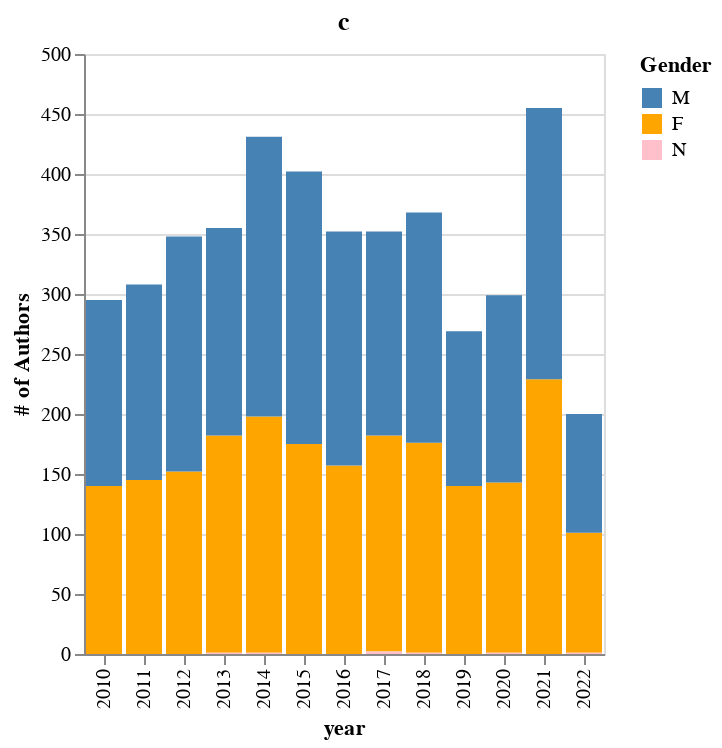

Notebook code cell kept with this figure:
### Code cell
# gender_ts['year'] = pd.to_datetime(gender_ts['year'], format='%Y')

gender_stack_chart = alt.Chart(gender_ts).mark_bar().encode(
    x = alt.X(
        'year:N',
        axis = alt.Axis(
            tickCount= 4,
            labelAngle = - 90
    )
    ),
    y = alt.Y(
        'sum(freq)',
        title = '# of Authors'
    ),
    color = alt.Color(
        'genderpred',
        title = 'Gender',
        scale = alt.Scale(
            domain = ['M', 'F', 'N'],
            range = ['steelblue', 'orange', 'pink']
        )
    )
).properties(
    title = 'c',
    height=300,
    width=260
)

gender_stack_chart

### Figure 1 — Vega-Lite specification as saved in the notebook (floating-point values rounded to 4 significant figures)
{"config": {"view": {"continuousWidth": 400, "continuousHeight": 300}}, "data": {"name": "data-9b1161baa97bc80ec7ffd523d558c8d4"}, "mark": "bar", "encoding": {"color": {"field": "genderpred", "scale": {"domain": ["M", "F", "N"], "range": ["steelblue", "orange", "pink"]}, "title": "Gender", "type": "nominal"}, "x": {"axis": {"labelAngle": -90, "tickCount": 4}, "field": "year", "type": "nominal"}, "y": {"aggregate": "sum", "field": "freq", "title": "# of Authors", "type": "quantitative"}}, "height": 300, "title": "c", "width": 260, "$schema": "https://vega.github.io/schema/vega-lite/v4.17.0.json", "datasets": {"data-9b1161baa97bc80ec7ffd523d558c8d4": [{"year": 2010, "genderpred": "F", "freq": 140, "year total": 295, "prop": 0.475}, {"year": 2010, "genderpred": "M", "freq": 155, "year total": 295, "prop": 0.525}, {"year": 2011, "genderpred": "F", "freq": 145, "year total": 308, "prop": 0.471}, {"year": 2011, "genderpred": "M", "freq": 163, "year total": 308, "prop": 0.529}, {"year": 2012, "genderpred": "F", "freq": 152, "year total": 348, "prop": 0.437}, {"year": 2012, "genderpred": "M", "freq": 196, "year total": 348, "prop": 0.563}, {"year": 2013, "genderpred": "F", "freq": 181, "year total": 355, "prop": 0.51}, {"year": 2013, "genderpred": "M", "freq": 173, "year total": 355, "prop": 0.487}, {"year": 2013, "genderpred": "N", "freq": 1, "year total": 355, "prop": 0.003}, {"year": 2014, "genderpred": "F", "freq": 197, "year total": 431, "prop": 0.457}, {"year": 2014, "genderpred": "M", "freq": 233, "year total": 431, "prop": 0.541}, {"year": 2014, "genderpred": "N", "freq": 1, "year total": 431, "prop": 0.002}, {"year": 2015, "genderpred": "F", "freq": 175, "year total": 402, "prop": 0.435}, {"year": 2015, "genderpred": "M", "freq": 227, "year total": 402, "prop": 0.565}, {"year": 2016, "genderpred": "F", "freq": 157, "year total": 352, "prop": 0.446}, {"year": 2016, "genderpred": "M", "freq": 195, "year total": 352, "prop": 0.554}, {"year": 2017, "genderpred": "F", "freq": 180, "year total": 352, "prop": 0.511}, {"year": 2017, "genderpred": "M", "freq": 170, "year total": 352, "prop": 0.483}, {"year": 2017, "genderpred": "N", "freq": 2, "year total": 352, "prop": 0.006}, {"year": 2018, "genderpred": "F", "freq": 175, "year total": 368, "prop": 0.476}, {"year": 2018, "genderpred": "M", "freq": 192, "year total": 368, "prop": 0.522}, {"year": 2018, "genderpred": "N", "freq": 1, "year total": 368, "prop": 0.003}, {"year": 2019, "genderpred": "F", "freq": 140, "year total": 269, "prop": 0.52}, {"year": 2019, "genderpred": "M", "freq": 129, "year total": 269, "prop": 0.48}, {"year": 2020, "genderpred": "F", "freq": 142, "year total": 299, "prop": 0.475}, {"year": 2020, "genderpred": "M", "freq": 156, "year total": 299, "prop": 0.522}, {"year": 2020, "genderpred": "N", "freq": 1, "year total": 299, "prop": 0.003}, {"year": 2021, "genderpred": "F", "freq": 229, "year total": 455, "prop": 0.503}, {"year": 2021, "genderpred": "M", "freq": 226, "year total": 455, "prop": 0.497}, {"year": 2022, "genderpred": "F", "freq": 100, "year total": 200, "prop": 0.5}, {"year": 2022, "genderpred": "M", "freq": 99, "year total": 200, "prop": 0.495}, {"year": 2022, "genderpred": "N", "freq": 1, "year total": 200, "prop": 0.005}]}}
